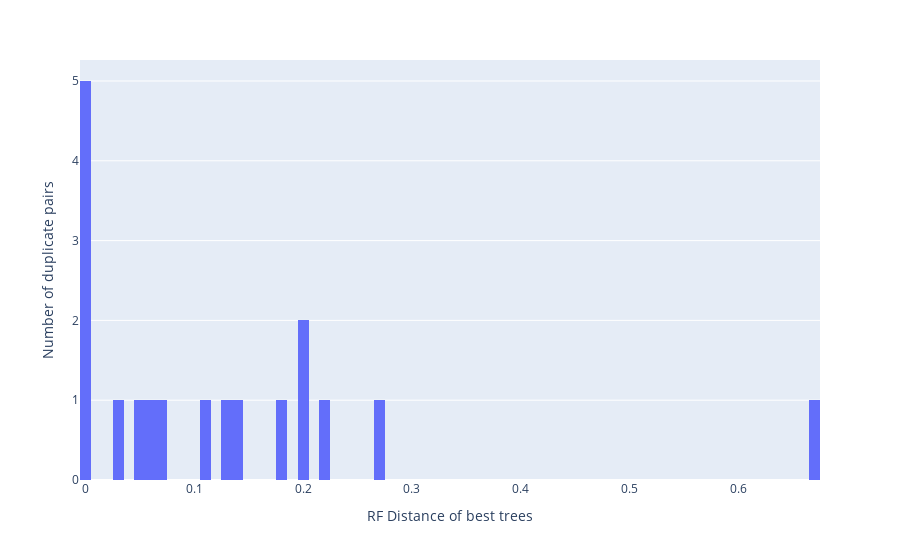

Notebook cell for this chart:
### Code cell
fig = px.histogram(duplicates, x="rfd_eval", nbins=100)
fig.update_layout(xaxis_title = "RF Distance of best trees", 
                  yaxis_title = "Number of duplicate pairs")
fig.show()

### Figure 1 — Plotly figure (JSON) as saved in the notebook; plotly's stock layout.template omitted (floating-point values rounded to 4 significant figures)
{"data": [{"alignmentgroup": "True", "bingroup": "x", "hovertemplate": "rfd_eval=%{x}<br>count=%{y}<extra></extra>", "legendgroup": "", "marker": {"color": "#636efa", "pattern": {"shape": ""}}, "name": "", "nbinsx": 100, "offsetgroup": "", "orientation": "v", "showlegend": false, "type": "histogram", "x": [0.1975, 0.04567, 0.06413, 0.1364, 0.1096, 0, 0.2, 0.129, 0.1765, 0, 0.07143, 0, 0.6667, 0, 0.2222, 0, 0.2727, 0.03], "xaxis": "x", "yaxis": "y"}], "layout": {"barmode": "relative", "legend": {"tracegroupgap": 0}, "margin": {"t": 60}, "xaxis": {"anchor": "y", "domain": [0, 1], "title": {"text": "RF Distance of best trees"}}, "yaxis": {"anchor": "x", "domain": [0, 1], "title": {"text": "Number of duplicate pairs"}}}}
